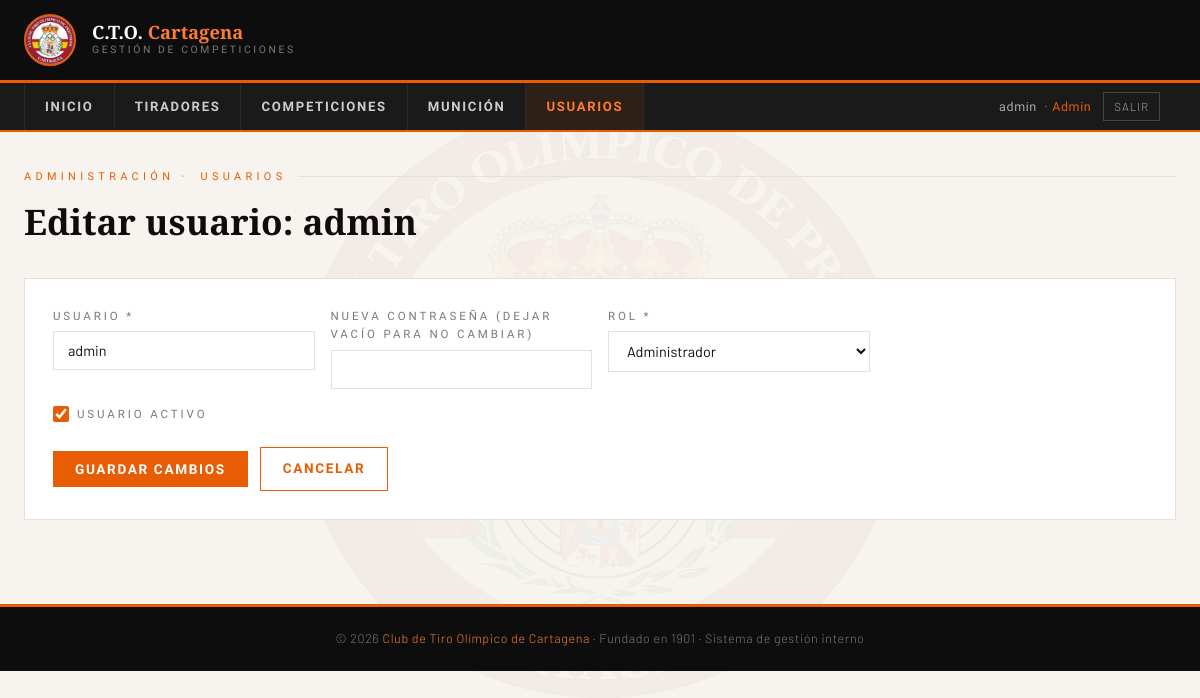
The page /usuarios/1/editar (signed in) on the database its author committed.
### tables this page shows
CREATE TABLE usuarios (
                id         INTEGER PRIMARY KEY AUTOINCREMENT,
                username   TEXT UNIQUE NOT NULL,
                password   TEXT NOT NULL,
                rol        TEXT NOT NULL DEFAULT 'tirador',
                tirador_id INTEGER,
                activo     INTEGER DEFAULT 1,
                FOREIGN KEY (tirador_id) REFERENCES tiradores(id)
            );

### app.py (the view, shortened to what this page needs)
@app.route("/usuarios/<int:uid>/editar", methods=["GET","POST"])
@role_required("admin")
def usuario_editar(uid):
    db  = get_db()
    row = db.execute("SELECT * FROM usuarios WHERE id=?", (uid,)).fetchone()
    if not row:
        return redirect(url_for("usuarios"))
    tiradores = db.execute("SELECT id,nombre,apellidos FROM tiradores ORDER BY apellidos").fetchall()
    error     = None
    return render_template("usuario_form.html", u=row, roles=ROLES,
                           rol_labels=ROL_LABELS, tiradores=tiradores, error=error)

### app.py (called while the page is built)
@login_manager.user_loader
def load_user(user_id):
    db  = get_db()
    row = db.execute("SELECT * FROM usuarios WHERE id=? AND activo=1", (user_id,)).fetchone()
    if row:
        return User(row["id"], row["username"], row["rol"], row["tirador_id"])
    return None

def role_required(*roles):
    def decorator(f):
        @wraps(f)
        def wrapped(*args, **kwargs):
            if not current_user.is_authenticated:
                return login_manager.unauthorized()
            if current_user.rol not in roles:
                return render_template("403.html"), 403
            return f(*args, **kwargs)
        return wrapped
    return decorator

def get_db():
    db = getattr(g, "_database", None)
    if db is None:
        db = g._database = sqlite3.connect(DB_PATH)
        db.row_factory = sqlite3.Row
    return db

### templates/usuario_form.html (shortened to what this page needs)
{% extends "base.html" %}
{% block contenido %}
<p class="pag-etiqueta">Administración · <a href="/usuarios" style="color:var(--naranja);text-decoration:none;">Usuarios</a></p>
<h1 class="pag-titulo">{{ 'Editar usuario: ' + u.username if u else 'Nuevo usuario' }}</h1>
<div class="form-card">
  <form method="POST">
    <div class="form-grid">
      <div class="form-group">
        <label>Usuario *</label>
        <input type="text" name="username" id="inp-username" required value="{{ u.username if u else '' }}" autocomplete="off" style="text-transform:lowercase;">
      </div>
      <div class="form-group">
        <label>{{ 'Nueva contraseña (dejar vacío para no cambiar)' if u else 'Contraseña *' }}</label>
        <input type="password" name="password" {{ 'required' if not u }} autocomplete="new-password">
      </div>
      <div class="form-group">
        <label>Rol *</label>
        <select name="rol" id="sel-rol" required>
          {% for r in roles %}
          <option value="{{ r }}" {{ 'selected' if u and u.rol==r }}>{{ rol_labels[r] }}</option>
          {% endfor %}
        </select>
      </div>
      {% if u %}
      <div class="form-group" style="grid-column:1/-1;">
        <label style="display:flex;align-items:center;gap:8px;cursor:pointer;">
          <input type="checkbox" name="activo" {{ 'checked' if u.activo }} style="width:16px;height:16px;accent-color:var(--naranja);">
          Usuario activo
        </label>
      </div>
      {% endif %}
    </div>
    <div class="form-actions">
      <button type="submit" class="btn btn-naranja">{{ 'Guardar cambios' if u else 'Crear usuario' }}</button>
      <a href="/usuarios" class="btn btn-outline">Cancelar</a>
    </div>
  </form>
</div>
{% endblock %}
{% block head_extra %}
<link href="https://cdn.jsdelivr.net/npm/tom-select@2.3.1/dist/css/tom-select.min.css" rel="stylesheet">
{% endblock %}

### templates/base.html (shortened to what this page needs)
<!DOCTYPE html>
<html lang="es">
<head>
{% block head_extra %}{% endblock %}
</head>
<body>
<header>
  <div class="header-inner">
    <a href="/" class="header-brand">
      <img src="/static/escudo.png" alt="Escudo CTO Cartagena">
      <div class="brand-text">
        <div class="brand-title">C.T.O. <span>Cartagena</span></div>
        <div class="brand-sub">Gestión de Competiciones</div>
      </div>
    </a>
  </div>
</header>
<nav>
  <div class="nav-inner">
    <div class="nav-menu" id="navMenu">
      <ul>
        <li><a href="/" class="{% if request.endpoint=='index' %}activo{% endif %}">Inicio</a></li>
        {% if current_user.is_authenticated and current_user.rol in ('admin','encargado','directiva') %}
        <li><a href="/tiradores" class="{% if 'tirador' in (request.endpoint or '') %}activo{% endif %}">Tiradores</a></li>
        {% endif %}
        <li><a href="/competiciones" class="{% if 'competicion' in (request.endpoint or '') or 'puntuacion' in (request.endpoint or '') %}activo{% endif %}">Competiciones</a></li>
        {% if current_user.is_authenticated and current_user.rol in ('admin','encargado','directiva') %}
        <li><a href="/municion" class="{% if 'municion' in (request.endpoint or '') %}activo{% endif %}">Munición</a></li>
        {% endif %}
        {% if current_user.is_authenticated and current_user.rol == 'admin' %}
        <li><a href="/usuarios" class="{% if 'usuario' in (request.endpoint or '') %}activo{% endif %}">Usuarios</a></li>
        {% endif %}
      </ul>
    </div>
    {% if current_user.is_authenticated %}
    <div style="display:flex;align-items:center;gap:12px;padding:0 16px;font-size:.78rem;color:#aaa;">
      <span style="font-family:'Barlow Condensed',sans-serif;letter-spacing:.05em;">
        {{ current_user.username }}
        <span style="color:var(--naranja);margin-left:4px;">· {{ current_user.rol|capitalize }}</span>
      </span>
      <a href="/logout" style="color:#aaa;text-decoration:none;border:1px solid #444;padding:4px 10px;font-size:.72rem;letter-spacing:.08em;text-transform:uppercase;">Salir</a>
    </div>
    {% endif %}
  </div>
</nav>
<div class="contenido">
{% block contenido %}{% endblock %}
</div>
<footer>
  <p>© 2026 <span>Club de Tiro Olímpico de Cartagena</span> · Fundado en 1901 · Sistema de gestión interno</p>
</footer>
</body>
</html>

### templates/base.html (style rules this page uses)
:root { --negro: #0d0d0d; --grafito: #1a1a1a; --naranja: #e85d04; --naranja-claro: #ff7c35; --naranja-suave: #fff3ec; --crema: #f7f4f0; --blanco: #ffffff; --gris: #7a7a7a; --gris-claro: #e5e0d8; --verde: #2d7a3a; --rojo: #c0392b; --azul: #1a3a5c; }
* { margin:0;padding:0;box-sizing:border-box; }
html { scroll-behavior:smooth; }
body { font-family:'Barlow',sans-serif; background:var(--crema); color:var(--negro); font-weight:300; line-height:1.6; min-height:100vh; }
body::before { content:''; background-image:url('/static/escudo.png'); background-repeat:no-repeat; background-position:center; background-size:50%; opacity:0.04; position:fixed; top:0;left:0;bottom:0;right:0; z-index:0;pointer-events:none; }
header { background:var(--negro); border-bottom:3px solid var(--naranja); position:relative;z-index:10; }
.header-inner { max-width:1300px;margin:0 auto;padding:0 24px; display:flex;align-items:center;justify-content:space-between; }
.header-brand { display:flex;align-items:center;gap:16px; padding:14px 0;text-decoration:none; }
.header-brand img { width:52px;height:52px;border-radius:50%;border:2px solid var(--naranja); }
.brand-title { font-family:'Playfair Display',serif;font-size:1.15rem;font-weight:900;color:var(--blanco);line-height:1.1; }
.brand-title span { color:var(--naranja-claro); }
.brand-sub { font-family:'Barlow Condensed',sans-serif;font-size:0.65rem;letter-spacing:0.25em;text-transform:uppercase;color:var(--gris); }
nav { background:var(--grafito);border-bottom:2px solid var(--naranja);position:sticky;top:0;z-index:200; }
.nav-inner { max-width:1300px;margin:0 auto;padding:0 24px;display:flex;align-items:center;justify-content:space-between; }
nav ul { list-style:none;display:flex;margin:0;padding:0; }
nav ul li a { display:block;padding:13px 20px; font-family:'Barlow Condensed',sans-serif;font-size:0.82rem;font-weight:600; letter-spacing:.13em;text-transform:uppercase;color:#ccc;text-decoration:none; transition:color .2s,background .2s;border-right:1px solid #2a2a2a; }
nav ul li:first-child a { border-left:1px solid #2a2a2a; }
nav ul li a:hover,nav ul li a.activo { color:var(--naranja-claro);background:rgba(232,93,4,.1); }
.nav-menu { transition:max-height .35s ease,opacity .3s;max-height:300px;overflow:hidden;opacity:1; }
.contenido { position:relative;z-index:1;max-width:1300px;margin:0 auto;padding:36px 24px 60px; }
.pag-etiqueta { font-family:'Barlow Condensed',sans-serif;font-size:.68rem;letter-spacing:.4em; text-transform:uppercase;color:var(--naranja);margin-bottom:8px; display:flex;align-items:center;gap:12px; }
.pag-etiqueta::after { content:'';flex:1;height:1px;background:var(--gris-claro); }
.pag-titulo { font-family:'Playfair Display',serif;font-size:clamp(1.5rem,3vw,2.2rem);font-weight:700;margin-bottom:28px; }
.btn { display:inline-flex;align-items:center;gap:7px;padding:10px 22px; font-family:'Barlow Condensed',sans-serif;font-size:.85rem;font-weight:600; letter-spacing:.12em;text-transform:uppercase;text-decoration:none; border:none;cursor:pointer;transition:all .2s; }
.btn-naranja { background:var(--naranja);color:var(--blanco); }
.btn-outline { background:transparent;color:var(--naranja);border:1px solid var(--naranja); }
.form-grid { display:grid;grid-template-columns:repeat(auto-fit,minmax(240px,1fr));gap:16px; }
.form-group { display:flex;flex-direction:column;gap:6px; }
.form-group label { font-family:'Barlow Condensed',sans-serif;font-size:.72rem;letter-spacing:.25em;text-transform:uppercase;color:var(--gris); }
.form-group input,.form-group select,.form-group textarea { padding:10px 14px;border:1px solid var(--gris-claro); background:var(--blanco);font-family:'Barlow',sans-serif;font-size:.9rem; color:var(--negro);outline:none;transition:border-color .2s; }
.form-card { background:var(--blanco);border:1px solid var(--gris-claro);padding:28px;margin-bottom:24px; }
.form-actions { display:flex;gap:12px;margin-top:24px;flex-wrap:wrap;align-items:center; }
footer { background:var(--negro);color:var(--gris);text-align:center;padding:22px 24px;font-size:.78rem;letter-spacing:.05em;border-top:3px solid var(--naranja);position:relative;z-index:10;margin-top:auto; }
footer span { color:var(--naranja-claro); }

### rows shown on the page
usuarios: username "admin", rol "Admin", username "Editar usuario: admin"

### other values the page prints
{{ 'Guardar cambios' if u else 'Crear usuario' }} "GUARDAR CAMBIOS"
form field rol "Administrador"
